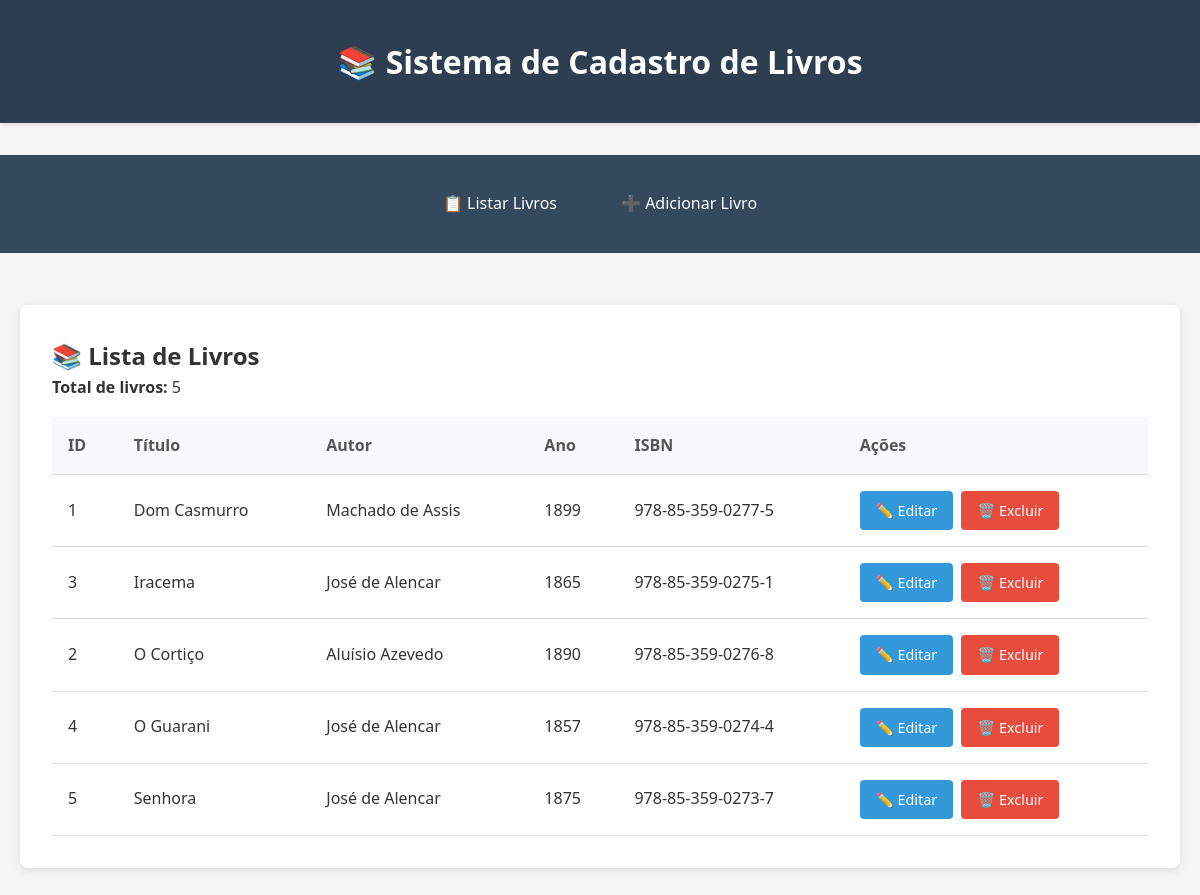
The page /livros.php on the database its author committed.
### tables this page shows
CREATE TABLE IF NOT EXISTS livros (
    id INT AUTO_INCREMENT PRIMARY KEY,
    titulo VARCHAR(255) NOT NULL,
    autor VARCHAR(255) NOT NULL,
    ano INT NOT NULL,
    isbn VARCHAR(20) NOT NULL,
    created_at TIMESTAMP DEFAULT CURRENT_TIMESTAMP,
    updated_at TIMESTAMP DEFAULT CURRENT_TIMESTAMP ON UPDATE CURRENT_TIMESTAMP,
    
    INDEX idx_titulo (titulo),
    INDEX idx_autor (autor),
    INDEX idx_ano (ano),
    UNIQUE INDEX idx_isbn (isbn)
);

### config/Database.php (called while the page is built, shortened)
<?php
class Database
{
    private static ?PDO $conexao = null;
    private string $host = 'localhost';
    private string $dbname = 'sistema_completo';
    private string $username = 'root';
    private string $password = '&tec77@info!';
    private function conectar(): void
    {
        try {
            $dsn = "mysql:host={$this->host};dbname={$this->dbname};charset=utf8mb4";
            self::$conexao = new PDO($dsn, $this->username, $this->password, [
                PDO::ATTR_ERRMODE => PDO::ERRMODE_EXCEPTION,
                PDO::ATTR_DEFAULT_FETCH_MODE => PDO::FETCH_ASSOC,
                PDO::ATTR_EMULATE_PREPARES => false
            ]);
        } catch (PDOException $e) {
            die("Erro na conexão com o banco de dados: " . $e->getMessage());
        }
    }
    public function getConexao(): PDO
    {
        return self::$conexao;
    }
}
?>

### models/LivroRepository.php (called while the page is built, shortened)
<?php
require_once __DIR__ . '/../config/Database.php';
class LivroRepository
{
    private PDO $conexao;
    public function __construct(Database $database)
    {
        $this->conexao = $database->getConexao();
    }
    public function listarTodos(): array
    {
        try {
            $sql = "SELECT * FROM livros ORDER BY titulo ASC";
            $stmt = $this->conexao->query($sql);
            $livros = [];
            while ($row = $stmt->fetch()) {
                $livros[] = new Livro(
                    $row['id'],
                    $row['titulo'],
                    $row['autor'],
                    $row['ano'],
                    $row['isbn']
                );
            }
            return $livros;
        } catch (PDOException $e) {
            error_log("Erro ao listar livros: " . $e->getMessage());
            return [];
        }
    }
}
?>

### models/Livro.php (called while the page is built, shortened)
<?php
class Livro
{
    private ?int $id;
    private string $titulo;
    private string $autor;
    private int $ano;
    private string $isbn;
    public function __construct(?int $id, string $titulo, string $autor, int $ano, string $isbn)
    {
        $this->id = $id;
    }
    public function getId(): ?int
    {
        return $this->id;
    }
    public function getTitulo(): string
    {
        return $this->titulo;
    }
    public function getAutor(): string
    {
        return $this->autor;
    }
    public function getAno(): int
    {
        return $this->ano;
    }
    public function getIsbn(): string
    {
        return $this->isbn;
    }
    public function setTitulo(string $titulo): void
    {
        $this->titulo = trim($titulo);
    }
    public function setAutor(string $autor): void
    {
        $this->autor = trim($autor);
    }
    public function setAno(int $ano): void
    {
        $anoAtual = (int)date('Y');
        $this->ano = $ano;
    }
    public function setIsbn(string $isbn): void
    {
        $isbnLimpo = preg_replace('/[-\s]/', '', $isbn);
        $this->isbn = trim($isbn);
    }
}
?>

### public/livros/listar.php (the view)
<?php include 'public/layout.php'; ?>
<div class="card">
    <h2>📚 Lista de Livros</h2>
    <?php if (empty($livros)): ?>
        <div class="empty-state">
            <h3>Nenhum livro cadastrado</h3>
            <p>Comece adicionando seu primeiro livro ao sistema!</p>
            <a href="livros.php?acao=adicionar" class="btn btn-success">➕ Adicionar Primeiro Livro</a>
        </div>
    <?php else: ?>
        <p><strong>Total de livros:</strong> <?= count($livros) ?></p>
        <table>
            <thead>
                <tr>
                    <th>ID</th>
                    <th>Título</th>
                    <th>Autor</th>
                    <th>Ano</th>
                    <th>ISBN</th>
                    <th>Ações</th>
                </tr>
            </thead>
            <tbody>
                <?php foreach ($livros as $livro): ?>
                    <tr>
                        <td><?= $livro->getId() ?></td>
                        <td><?= htmlspecialchars($livro->getTitulo()) ?></td>
                        <td><?= htmlspecialchars($livro->getAutor()) ?></td>
                        <td><?= $livro->getAno() ?></td>
                        <td><?= htmlspecialchars($livro->getIsbn()) ?></td>
                        <td>
                            <div class="actions">
                                <a href="livros.php?acao=editar&id=<?= $livro->getId() ?>"
                                   class="btn btn-small">✏️ Editar</a>
                                <a href="livros.php?acao=excluir&id=<?= $livro->getId() ?>"
                                   class="btn btn-danger btn-small"
                                   onclick="return confirm('Tem certeza que deseja excluir este livro?')">🗑️ Excluir</a>
                            </div>
                        </td>
                    </tr>
                <?php endforeach; ?>
            </tbody>
        </table>
    <?php endif; ?>
</div>
</body>
</html>

### livros.php (shortened to what this page needs)
<?php
require_once 'models/Livro.php';
require_once 'models/LivroRepository.php';
require_once 'config/Database.php';
$database = new Database();
$livroRepository = new LivroRepository($database);
$acao = $_GET['acao'] ?? 'listar';
switch ($acao) {
    default:
        $livros = $livroRepository->listarTodos();
        include 'public/livros/listar.php';
        break;
}
?>

### public/livros/layout.php (shortened to what this page needs)
<!DOCTYPE html>
<html lang="pt-BR">
<head>
</head>
<body>
    <header>
        <div class="container">
            <h1>📚 Sistema de Cadastro de Livros</h1>
        </div>
    </header>
    <nav>
        <div class="container">
            <ul>
                <li><a href="livros.php">📋 Listar Livros</a></li>
                <li><a href="livros.php?acao=adicionar">➕ Adicionar Livro</a></li>
            </ul>
        </div>
    </nav>
    <div class="container">

### public/livros/layout.php (style rules this page uses)
* { margin: 0; padding: 0; box-sizing: border-box; }
body { font-family: 'Segoe UI', Tahoma, Geneva, Verdana, sans-serif; background-color: #f5f5f5; color: #333; line-height: 1.6; }
.container { max-width: 1200px; margin: 0 auto; padding: 20px; }
header { background-color: #2c3e50; color: white; padding: 1rem 0; margin-bottom: 2rem; box-shadow: 0 2px 5px rgba(0,0,0,0.1); }
header h1 { text-align: center; font-size: 2rem; }
nav { background-color: #34495e; padding: 1rem 0; margin-bottom: 2rem; }
nav ul { list-style: none; display: flex; justify-content: center; gap: 2rem; }
nav a { color: white; text-decoration: none; padding: 0.5rem 1rem; border-radius: 4px; transition: background-color 0.3s; }
.card { background: white; border-radius: 8px; padding: 2rem; box-shadow: 0 2px 10px rgba(0,0,0,0.1); margin-bottom: 2rem; }
.btn { display: inline-block; padding: 0.75rem 1.5rem; background-color: #3498db; color: white; text-decoration: none; border: none; border-radius: 4px; cursor: pointer; font-size: 1rem; transition: background-color 0.3s; }
.btn-danger { background-color: #e74c3c; }
.btn-small { padding: 0.5rem 1rem; font-size: 0.9rem; }
table { width: 100%; border-collapse: collapse; margin-top: 1rem; }
th, td { padding: 1rem; text-align: left; border-bottom: 1px solid #ddd; }
th { background-color: #f8f9fa; font-weight: bold; color: #555; }
.actions { display: flex; gap: 0.5rem; }

### rows shown on the page
livros: id "1", titulo "Dom Casmurro", autor "Machado de Assis", ano "1899", isbn "978-85-359-0277-5"
livros: id "3", titulo "Iracema", autor "José de Alencar", ano "1865", isbn "978-85-359-0275-1"
livros: id "2", titulo "O Cortiço", autor "Aluísio Azevedo", ano "1890", isbn "978-85-359-0276-8"
livros: id "4", titulo "O Guarani", autor "José de Alencar", ano "1857", isbn "978-85-359-0274-4"
livros: id "5", titulo "Senhora", autor "José de Alencar", ano "1875", isbn "978-85-359-0273-7"

### other values the page prints
count($livros) "5"
